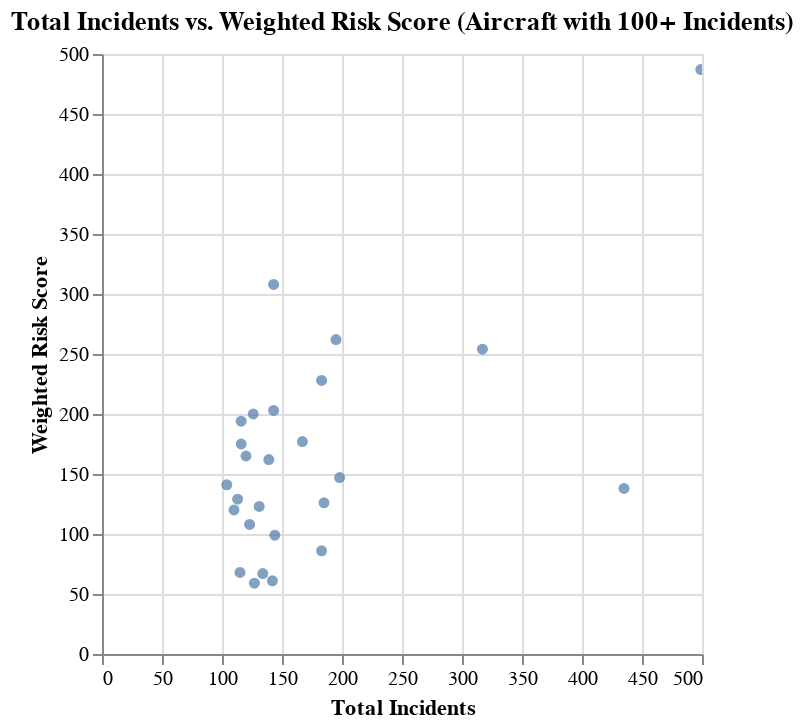

The notebook cell saved with this chart:
### Code cell
# Create a scatter plot
chart = alt.Chart(aircraft_incident_summary_filtered).mark_circle().encode(
    x=alt.X('Total_Incidents', axis=alt.Axis(title='Total Incidents')),
    y=alt.Y('Weighted_Risk_Score', axis=alt.Axis(title='Weighted Risk Score')),
    tooltip=['Aircraft', 'Total_Incidents', 'Weighted_Risk_Score']
).properties(
    title='Total Incidents vs. Weighted Risk Score (Aircraft with 100+ Incidents)'
).interactive()
chart
# Save the chart
#chart.save('total_incidents_vs_weighted_risk_score_scatter_plot.json')

### Figure 1 — Vega-Lite specification as saved in the notebook (floating-point values rounded to 4 significant figures)
{"config": {"view": {"continuousWidth": 300, "continuousHeight": 300}}, "data": {"name": "data-087c4d485b4599c1a237e0fe30243340"}, "mark": {"type": "circle"}, "encoding": {"tooltip": [{"field": "Aircraft", "type": "nominal"}, {"field": "Total_Incidents", "type": "quantitative"}, {"field": "Weighted_Risk_Score", "type": "quantitative"}], "x": {"axis": {"title": "Total Incidents"}, "field": "Total_Incidents", "type": "quantitative"}, "y": {"axis": {"title": "Weighted Risk Score"}, "field": "Weighted_Risk_Score", "type": "quantitative"}}, "params": [{"name": "param_2", "select": {"type": "interval", "encodings": ["x", "y"]}, "bind": "scales"}], "title": "Total Incidents vs. Weighted Risk Score (Aircraft with 100+ Incidents)", "$schema": "https://vega.github.io/schema/vega-lite/v5.8.0.json", "datasets": {"data-087c4d485b4599c1a237e0fe30243340": [{"Aircraft": "CESSNA 172", "Total_Incidents": 499, "High_Severity_Incidents": 96.0, "Medium_Severity_Incidents": 77.0, "Low_Severity_Incidents": 45.0, "Weighted_Risk_Score": 487.0, "Risk_Tier": "Very High"}, {"Aircraft": "BOEING 737", "Total_Incidents": 435, "High_Severity_Incidents": 16.0, "Medium_Severity_Incidents": 31.0, "Low_Severity_Incidents": 28.0, "Weighted_Risk_Score": 138.0, "Risk_Tier": "Medium"}, {"Aircraft": "Cessna 172", "Total_Incidents": 317, "High_Severity_Incidents": 44.0, "Medium_Severity_Incidents": 45.0, "Low_Severity_Incidents": 32.0, "Weighted_Risk_Score": 254.0, "Risk_Tier": "Very High"}, {"Aircraft": "CESSNA 152", "Total_Incidents": 198, "High_Severity_Incidents": 28.0, "Medium_Severity_Incidents": 26.0, "Low_Severity_Incidents": 11.0, "Weighted_Risk_Score": 147.0, "Risk_Tier": "High"}, {"Aircraft": "CESSNA 182", "Total_Incidents": 195, "High_Severity_Incidents": 56.0, "Medium_Severity_Incidents": 38.0, "Low_Severity_Incidents": 18.0, "Weighted_Risk_Score": 262.0, "Risk_Tier": "Very High"}, {"Aircraft": "CESSNA 172S", "Total_Incidents": 185, "High_Severity_Incidents": 25.0, "Medium_Severity_Incidents": 20.0, "Low_Severity_Incidents": 11.0, "Weighted_Risk_Score": 126.0, "Risk_Tier": "Medium"}, {"Aircraft": "Cessna 152", "Total_Incidents": 183, "High_Severity_Incidents": 10.0, "Medium_Severity_Incidents": 15.0, "Low_Severity_Incidents": 26.0, "Weighted_Risk_Score": 86.0, "Risk_Tier": "Low"}, {"Aircraft": "PIPER PA28", "Total_Incidents": 183, "High_Severity_Incidents": 49.0, "Medium_Severity_Incidents": 30.0, "Low_Severity_Incidents": 21.0, "Weighted_Risk_Score": 228.0, "Risk_Tier": "Very High"}, {"Aircraft": "CESSNA 172N", "Total_Incidents": 167, "High_Severity_Incidents": 30.0, "Medium_Severity_Incidents": 34.0, "Low_Severity_Incidents": 19.0, "Weighted_Risk_Score": 177.0, "Risk_Tier": "High"}, {"Aircraft": "Cessna 172N", "Total_Incidents": 144, "High_Severity_Incidents": 21.0, "Medium_Severity_Incidents": 8.0, "Low_Severity_Incidents": 20.0, "Weighted_Risk_Score": 99.0, "Risk_Tier": "Low"}, {"Aircraft": "CIRRUS DESIGN CORP SR22", "Total_Incidents": 143, "High_Severity_Incidents": 47.0, "Medium_Severity_Incidents": 22.0, "Low_Severity_Incidents": 18.0, "Weighted_Risk_Score": 203.0, "Risk_Tier": "Very High"}, {"Aircraft": "ROBINSON R44", "Total_Incidents": 143, "High_Severity_Incidents": 80.0, "Medium_Severity_Incidents": 20.0, "Low_Severity_Incidents": 28.0, "Weighted_Risk_Score": 308.0, "Risk_Tier": "Very High"}, {"Aircraft": "Cessna 172S", "Total_Incidents": 142, "High_Severity_Incidents": 12.0, "Medium_Severity_Incidents": 8.0, "Low_Severity_Incidents": 9.0, "Weighted_Risk_Score": 61.0, "Risk_Tier": "Low"}, {"Aircraft": "ROBINSON HELICOPTER COMPANY R44 II", "Total_Incidents": 139, "High_Severity_Incidents": 22.0, "Medium_Severity_Incidents": 37.0, "Low_Severity_Incidents": 22.0, "Weighted_Risk_Score": 162.0, "Risk_Tier": "High"}, {"Aircraft": "PIPER PA-18-150", "Total_Incidents": 134, "High_Severity_Incidents": 7.0, "Medium_Severity_Incidents": 21.0, "Low_Severity_Incidents": 4.0, "Weighted_Risk_Score": 67.0, "Risk_Tier": "Low"}, {"Aircraft": "CESSNA 172M", "Total_Incidents": 131, "High_Severity_Incidents": 21.0, "Medium_Severity_Incidents": 22.0, "Low_Severity_Incidents": 16.0, "Weighted_Risk_Score": 123.0, "Risk_Tier": "Medium"}, {"Aircraft": "CESSNA 180", "Total_Incidents": 127, "High_Severity_Incidents": 6.0, "Medium_Severity_Incidents": 17.0, "Low_Severity_Incidents": 7.0, "Weighted_Risk_Score": 59.0, "Risk_Tier": "Low"}, {"Aircraft": "BEECH A36", "Total_Incidents": 126, "High_Severity_Incidents": 45.0, "Medium_Severity_Incidents": 21.0, "Low_Severity_Incidents": 23.0, "Weighted_Risk_Score": 200.0, "Risk_Tier": "Very High"}, {"Aircraft": "Cessna 182", "Total_Incidents": 123, "High_Severity_Incidents": 21.0, "Medium_Severity_Incidents": 14.0, "Low_Severity_Incidents": 17.0, "Weighted_Risk_Score": 108.0, "Risk_Tier": "Low"}, {"Aircraft": "PIPER PA-28-140", "Total_Incidents": 120, "High_Severity_Incidents": 26.0, "Medium_Severity_Incidents": 30.0, "Low_Severity_Incidents": 27.0, "Weighted_Risk_Score": 165.0, "Risk_Tier": "High"}, {"Aircraft": "Robinson R44", "Total_Incidents": 116, "High_Severity_Incidents": 34.0, "Medium_Severity_Incidents": 25.0, "Low_Severity_Incidents": 23.0, "Weighted_Risk_Score": 175.0, "Risk_Tier": "High"}, {"Aircraft": "BELL 206", "Total_Incidents": 116, "High_Severity_Incidents": 45.0, "Medium_Severity_Incidents": 20.0, "Low_Severity_Incidents": 19.0, "Weighted_Risk_Score": 194.0, "Risk_Tier": "High"}, {"Aircraft": "Cessna 180", "Total_Incidents": 115, "High_Severity_Incidents": 11.0, "Medium_Severity_Incidents": 12.0, "Low_Severity_Incidents": 11.0, "Weighted_Risk_Score": 68.0, "Risk_Tier": "Low"}, {"Aircraft": "CESSNA 150", "Total_Incidents": 113, "High_Severity_Incidents": 31.0, "Medium_Severity_Incidents": 11.0, "Low_Severity_Incidents": 14.0, "Weighted_Risk_Score": 129.0, "Risk_Tier": "Medium"}, {"Aircraft": "ROBINSON HELICOPTER R22 BETA", "Total_Incidents": 110, "High_Severity_Incidents": 14.0, "Medium_Severity_Incidents": 32.0, "Low_Severity_Incidents": 14.0, "Weighted_Risk_Score": 120.0, "Risk_Tier": "Medium"}, {"Aircraft": "Piper PA-28-140", "Total_Incidents": 104, "High_Severity_Incidents": 26.0, "Medium_Severity_Incidents": 18.0, "Low_Severity_Incidents": 27.0, "Weighted_Risk_Score": 141.0, "Risk_Tier": "Medium"}]}}
